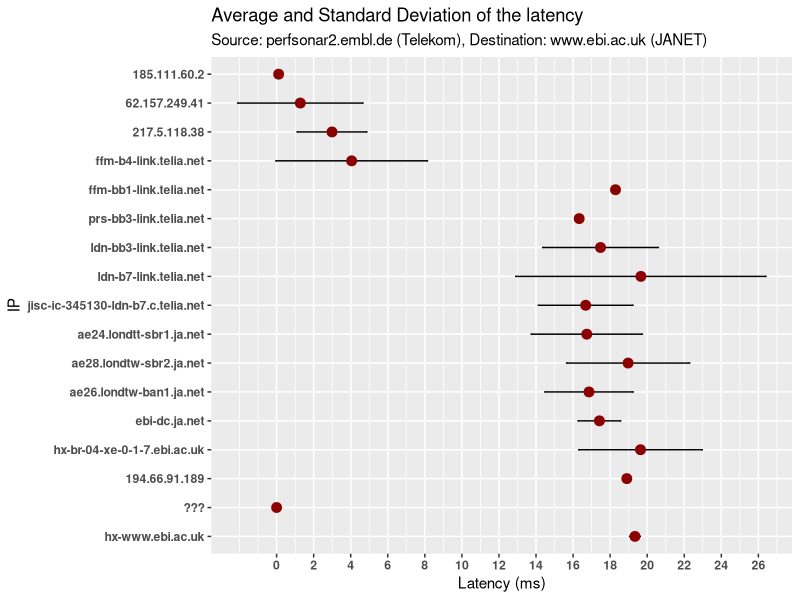

Write the R code that produced this figure.
## ---- chunk 1
library(reshape2)
library(ggplot2)
mtr <- read.csv('mtr-from-perfsonar2.embl.de-to-www.ebi.ac.uk.csv', header=T, stringsAsFactors=F)
## ---- chunk 2
mtr <- mtr[order(-mtr$Hop),]
mtr$Ip <- factor(mtr$Ip, levels=mtr$Ip)
## ---- chunk 3
p <- ggplot(mtr, aes(x=Ip, y=Avg))
p <- p + geom_line(size=1)
p <- p + geom_errorbar(aes(ymin=Avg-StDev, ymax=Avg+StDev), width=0.05, position=position_dodge(0.05))
p <- p + geom_point(size=3, colour="darkred")
p <- p + labs(
  title="Average and Standard Deviation of the latency",
  subtitle="Source: perfsonar2.embl.de (Telekom), Destination: www.ebi.ac.uk (JANET)",
  x="IP",
  y="Latency (ms)")
p <- p + scale_y_continuous(breaks=seq(0,60,2))
p <- p + theme(axis.text.x=element_text(face="bold")) 
p <- p + theme(axis.text.y=element_text(face="bold")) 
p <- p + coord_flip()
p
